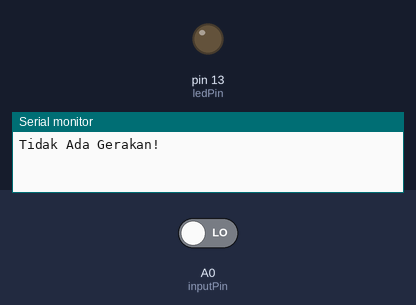
Simulated run of this sketch. Board: Arduino Uno, built with avr-gcc and run on an emulated ATmega328P. Parts: output pins drawn as LEDs (lit = HIGH), the last lines printed to the serial monitor. The test bench sets the inputs (shaded band); at power-on: A0 (inputPin) LOW.

Above: at 1.2 s.
1.3 s: A0 (inputPin) driven HIGH
At 2.3 s:
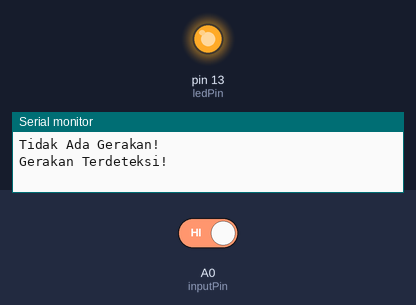
2.8 s: A0 (inputPin) driven LOW
At 3.4 s:
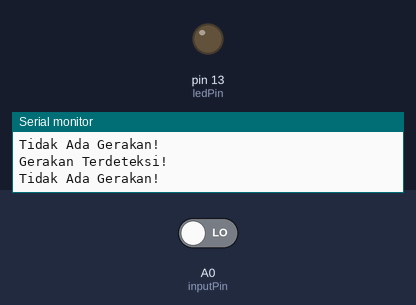
Timing chart, 0 to 5.8 s (numbered marks = the images above; inputs shaded):
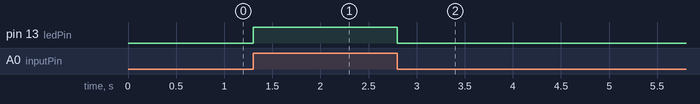

Measured:
- after the input at 1.3 s, pin 13 (ledPin): LOW → HIGH at once
- after the input at 2.8 s, pin 13 (ledPin): HIGH → LOW at once

The sketch:

pir.ino
```cpp
//Inisialisasi pin
int ledPin = 13;
int inputPin = A0;
int pirState = LOW;
int val = 0;
void setup()
{
pinMode(ledPin, OUTPUT);
pinMode(inputPin, INPUT);
Serial.begin(9600);
}
void loop()
{
val = digitalRead(inputPin);
if (val == HIGH)
{
digitalWrite(ledPin, HIGH);
if (pirState == HIGH) {
Serial.println("Gerakan Terdeteksi!");
pirState = LOW;
}
}
else
{
digitalWrite(ledPin, LOW);
if (pirState == LOW){
Serial.println("Tidak Ada Gerakan!");
pirState = HIGH;
}
}
}
```
